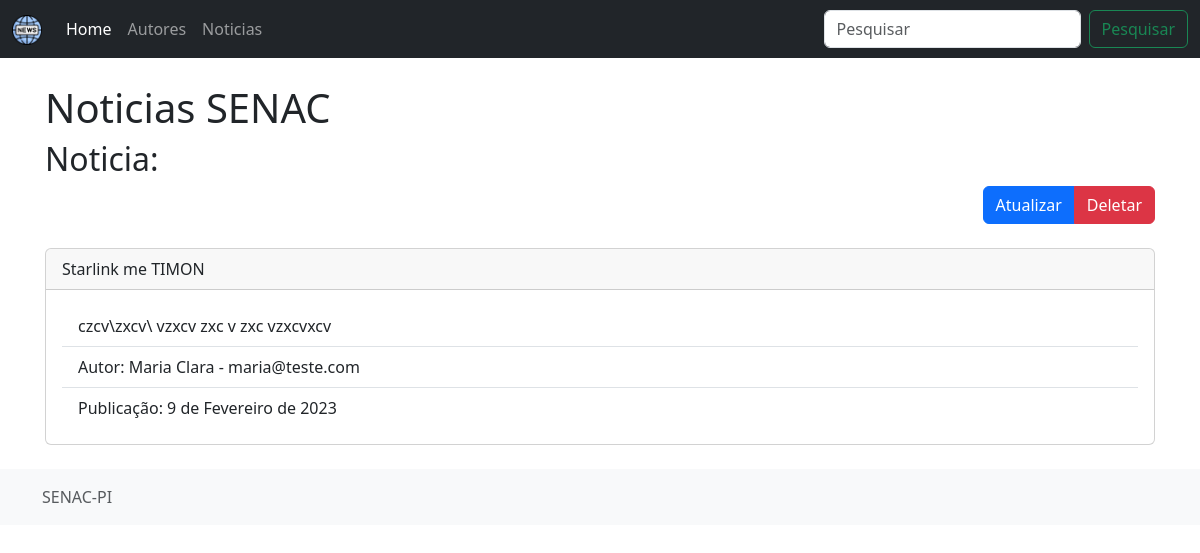
The page /noticias/noticia/4 on the database its author committed.
### noticias/models.py (models this page shows, shortened)
class Noticia(models.Model):
    titulo = models.CharField(max_length=100)
    conteudo = models.TextField()
    data_pub = models.DateField()
    autor = models.ForeignKey(Autor, on_delete=models.CASCADE, related_name='noticias')

class Autor(models.Model):
    nome = models.CharField(max_length=250)
    email = models.EmailField()
    cpf = models.CharField(max_length=15)
    data_nascimento = models.DateField()
    def __str__(self):
        return "{} - {}".format(self.nome, self.email)

### noticias/views.py (the view)
# urls.py: path('noticia/<int:pk>', detalhar_noticia, name='detalhar_noticia'),
def detalhar_noticia(request, pk):
    noticia = Noticia.objects.get(pk=pk)
    context = {"noticia": noticia}
    return render(request, "noticia/detalhar.html", context)

### noticias/templates/noticia/detalhar.html (shortened to what this page needs)
{% extends 'index.html' %}
{% block content %}
<h1>Noticias SENAC</h1>
<h2>Noticia:</h2>
<div class="d-flex justify-content-end">
    <div class="btn-group">
        <a href="{% url 'atualizar_noticia' noticia.pk %}" class="btn btn-primary">Atualizar</a>
        <a href="{% url 'deletar_noticia' noticia.pk %}" class="btn btn-danger">Deletar</a>
    </div>
</div>
<div class="card mt-4">
    <div class="card-header">
        {{ noticia.titulo }}
    </div>
    <div class="card-body">
        <ul class="list-group list-group-flush">
            <li class="list-group-item">{{ noticia.conteudo }}</li>
            <li class="list-group-item">Autor: {{ noticia.autor }}</li>
            <li class="list-group-item">Publicação: {{ noticia.data_pub }}</li>
          </ul>
    </div>
</div>
{% endblock content %}

### rows shown on the page
Noticia: titulo "Starlink me TIMON", conteudo "czcv\\zxcv\\ vzxcv zxc v zxc vzxcvxcv", autor "Maria Clara - maria@teste.com", data_pub "9 de Fevereiro de 2023"
